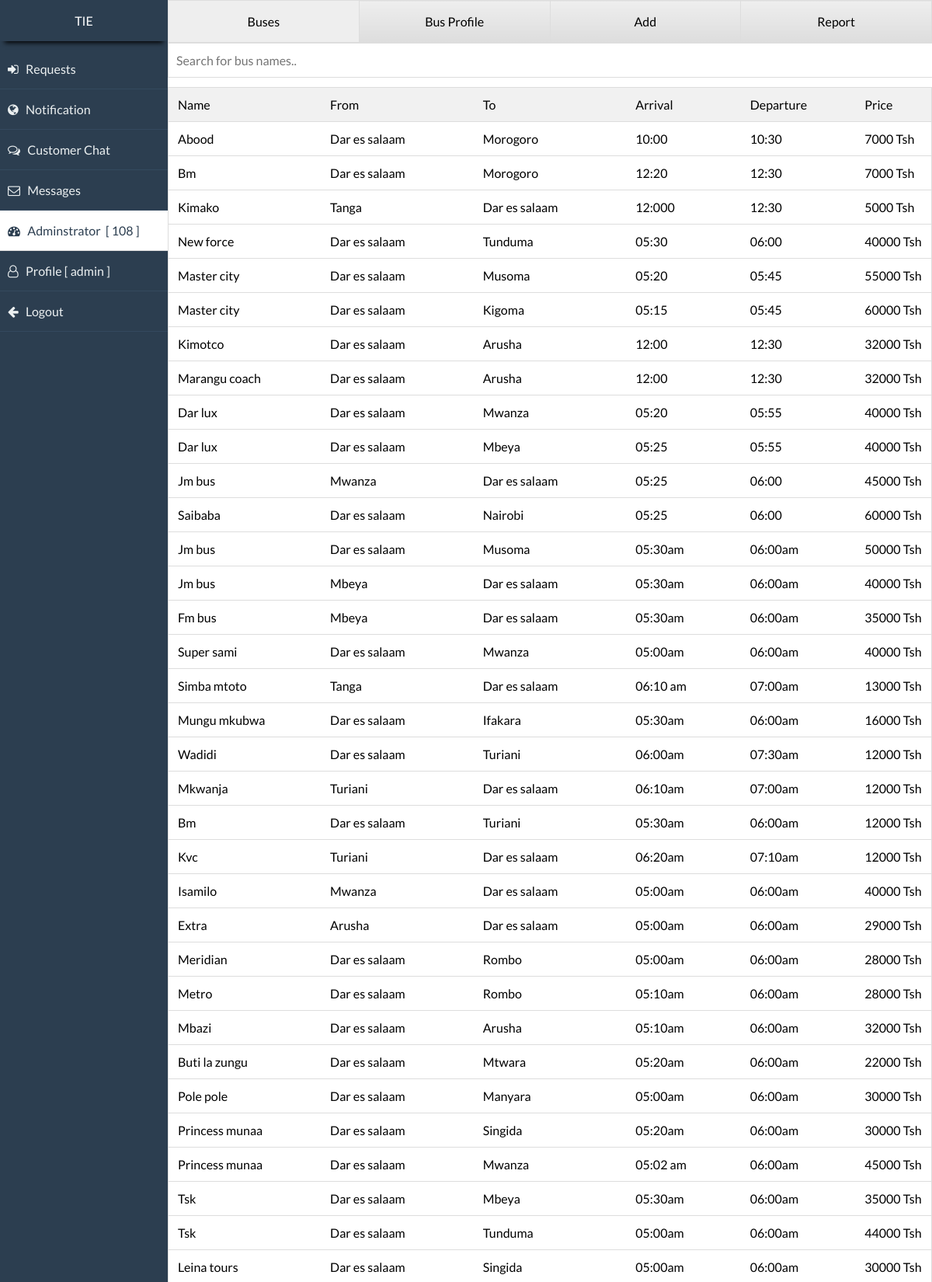
The app's page /tiebus/private/admin.php (signed in, upper part) with its own data.
### tables this page shows
CREATE TABLE `lg_info` (
  `ID` int(255) NOT NULL,
  `uname` varchar(50) NOT NULL,
  `password` varchar(50) NOT NULL,
  `user_type` varchar(10) NOT NULL DEFAULT 'Normal',
  `Active` int(5) NOT NULL DEFAULT '0'
);

CREATE TABLE `bus_info` (
  `ID` int(50) NOT NULL,
  `bName` varchar(30) NOT NULL,
  `bFrom` varchar(20) NOT NULL,
  `bTo` varchar(20) NOT NULL,
  `price` varchar(30) NOT NULL,
  `aTime` varchar(20) NOT NULL,
  `dTime` varchar(20) NOT NULL,
  `description` text NOT NULL,
  `ratings` int(10) NOT NULL,
  `done` varchar(10) NOT NULL DEFAULT 'not-done',
  `contact_info` text NOT NULL,
  `about_bus` text NOT NULL
);

### tiebus/private/session.php (called while the page is built, shortened)
<?php
   include("../database/db.php");
   $user_check = $_SESSION['login_user'];
   $ses_sql = mysqli_query($conn,"select uname from lg_info where uname = '$user_check' ");
   $row = mysqli_fetch_array($ses_sql,MYSQLI_ASSOC);
   $login_session = $row['uname'];
?>

### tiebus/private/admin.php (the view, shortened to what this page needs)
<?php  include('session.php');?>
<?php
	$sql_bus = "SELECT * FROM bus_info";
	$result_bus = mysqli_query($conn,$sql_bus);
	$bus_count = mysqli_num_rows($result_bus);
?>
<!DOCTYPE html>
<html>
<head>
	<link rel="stylesheet" type="text/css" href="../css/font-awesome.css">
	<link rel="stylesheet" type="text/css" href="css/style.css">
</head>
<body onload="adminbuses()">
	<div class="desktop">
		<div class="table">
			<table width="100%">
				<tr>
					<td id="navigation">
						<div class="navigation-header">TIE</div>
						<div class="nav-contents">
							<ul>
								<a href="index.php"><li><i class="fa fa-sign-in" aria-hidden="true"></i> &nbsp Requests</li></a>
								<a href="notification.php"><li><i class="fa fa-globe" aria-hidden="true"></i> &nbsp Notification</li></a>
								<a href="customerchat.php"><li><i class="fa fa-comments-o" aria-hidden="true"></i> &nbsp Customer Chat</li></a>
								<a href="message.php"><li><i class="fa fa-envelope-o" aria-hidden="true"></i> &nbsp Messages</li></a>
								<a href="admin.php"><li class="active"><i class="fa fa-tachometer" aria-hidden="true"></i> &nbsp Adminstrator &nbsp[ <?php echo $bus_count; ?> ]</li></a>
								<a href="profile.php"><li><i class="fa fa-user-o" aria-hidden="true"></i> &nbsp Profile [ <?php echo $login_session;?> ]</li></a>
								<a href="logout.php"><li><i class="fa fa-arrow-left" aria-hidden="true"></i> &nbsp Logout</li></a>
							</ul>
						</div>
					</td>
					<td id="main">
						<div class="main-contents-admin">
							<nav>
							<table width="100%">
								<tr>
									<td width="25%" id="bus" class="activee">Buses</td>
									<td width="25%" id="bprofile">Bus Profile</td>
									<td width="25%" id="add">Add</td>
									<td width="25%" id="report">Report</td>
								</tr>
							</table>
							</nav>
							<section>
								<div class="buses">
									 <input type="text" id="myInput" onkeyup="myFunction()" placeholder="Search for bus names..">
										<table id="myTable">
										  <tr class="header">
										    <th style="width:20%;">Name</th>
										    <th style="width:20%;">From</th>
										    <th style="width:20%;">To</th>
										    <th style="width:15%;">Arrival</th>
										    <th style="width:15%;">Departure</th>
										    <th style="width:10%;">Price</th>
										  </tr>
										  	<?php while($businfo = mysqli_fetch_assoc($result_bus)):?>
										  <tr>
										    <td><?php echo ucfirst(strtolower($businfo['bName'])); ?></td>
										    <td><?php echo ucfirst(strtolower($businfo['bFrom'])); ?></td>
										    <td><?php echo ucfirst(strtolower($businfo['bTo'])); ?></td>
										    <td><?php echo strtolower($businfo['aTime']); ?></td>
										    <td><?php echo strtolower($businfo['dTime']); ?></td>
										    <td><?php echo $businfo['price']; ?> Tsh</td>
										  </tr>
											<?php endwhile;?>
										</table>
								</div>
							</section>
						</div>
					</td>
				</tr>
			</table>
		</div>
	</div>
</body>
</html>

### tiebus/private/css/style.css (style rules this page uses)
* { padding:0px; margin:0px; font-family: 'Lato', sans-serif; }
body { font-family: 'Lato', sans-serif; }
a { text-decoration: none !important; }
ul li { list-style: none; }
.table table,.table table tr,.table table tr td { border:1px solid #000; border-collapse: collapse; border-top: none; border-left: none; border-right: none; border-bottom: none; }
#navigation { width: 18%; background:#2c3e50; position: absolute; top: 0px; bottom: 0px; }
.navigation-header { color: #fff; text-align: center; padding:17px 0px; box-shadow: 0 8px 6px -6px #000; }
.nav-contents { text-align: center; position: relative; margin-top: 10px; }
.nav-contents ul li { list-style: none; text-align: left; border-bottom: 1px solid #34495e; padding:16px 10px; cursor: pointer; color:#ecf0f1; font-size: 16px; }
.active { background: #fff; color:#2c3e50 !important; border-bottom: 1px solid #ddd !important; }
#main { height: 100vh; position: absolute; right: 0px; width: 82%; overflow: auto; }
.main-contents-admin { width: 100%; margin-right: auto; margin-left: auto; }
nav table,nav table tr,nav table tr td { border:1px solid #ddd !important; text-align: center; border-top: none; border-left: none; }
nav table tr td:last-child { border-right:none; }
nav table tr td { padding:17px 0px; font-family: 'Lato', sans-serif; background: linear-gradient(#eee,#ddd); cursor: pointer; }
.activee { background: #eee !important; }
.buses #myInput { background-position: 10px 12px; background-repeat: no-repeat; width: 97.1%; font-size: 16px; padding: 12px 20px 12px 10px; border: 1px solid #ddd; margin-bottom: 12px; font-family: 'Lato', sans-serif; }
.buses #myTable { border-collapse: collapse; width: 100%; border: 1px solid #ddd; font-size: 16px; font-family: 'Lato', sans-serif; }
.buses #myTable th, .buses #myTable td { text-align: left; padding: 12px; font-weight: normal; font-family: 'Lato', sans-serif; }
.buses #myTable tr { border-bottom: 1px solid #ddd; }
.buses #myTable tr.header,.buses #myTable tr:hover { background-color: #f1f1f1; }

### records on screen
lg_info: uname "admin"
bus_info: bName "Abood", bFrom "Dar es salaam", bTo "Morogoro", aTime "10:00", dTime "10:30", price "7000"
bus_info: bName "Bm", bFrom "Dar es salaam", bTo "Morogoro", aTime "12:20", dTime "12:30", price "7000"
bus_info: bName "Kimako", bFrom "Tanga", bTo "Dar es salaam", aTime "12:000", dTime "12:30", price "5000"
bus_info: bName "New force", bFrom "Dar es salaam", bTo "Tunduma", aTime "05:30", dTime "06:00", price "40000"
bus_info: bName "Master city", bFrom "Dar es salaam", bTo "Musoma", aTime "05:20", dTime "05:45", price "55000"
bus_info: bName "Master city", bFrom "Dar es salaam", bTo "Kigoma", aTime "05:15", dTime "05:45", price "60000"
bus_info: bName "Kimotco", bFrom "Dar es salaam", bTo "Arusha", aTime "12:00", dTime "12:30", price "32000"
bus_info: bName "Marangu coach", bFrom "Dar es salaam", bTo "Arusha", aTime "12:00", dTime "12:30", price "32000"
bus_info: bName "Dar lux", bFrom "Dar es salaam", bTo "Mwanza", aTime "05:20", dTime "05:55", price "40000"
bus_info: bName "Dar lux", bFrom "Dar es salaam", bTo "Mbeya", aTime "05:25", dTime "05:55", price "40000"
bus_info: bName "Jm bus", bFrom "Mwanza", bTo "Dar es salaam", aTime "05:25", dTime "06:00", price "45000"
bus_info: bName "Saibaba", bFrom "Dar es salaam", bTo "Nairobi", aTime "05:25", dTime "06:00", price "60000"
bus_info: bName "Jm bus", bFrom "Dar es salaam", bTo "Musoma", aTime "05:30am", dTime "06:00am", price "50000"
bus_info: bName "Jm bus", bFrom "Mbeya", bTo "Dar es salaam", aTime "05:30am", dTime "06:00am", price "40000"
bus_info: bName "Fm bus", bFrom "Mbeya", bTo "Dar es salaam", aTime "05:30am", dTime "06:00am", price "35000"
bus_info: bName "Super sami", bFrom "Dar es salaam", bTo "Mwanza", aTime "05:00am", dTime "06:00am", price "40000"
bus_info: bName "Simba mtoto", bFrom "Tanga", bTo "Dar es salaam", aTime "06:10 am", dTime "07:00am", price "13000"
bus_info: bName "Mungu mkubwa", bFrom "Dar es salaam", bTo "Ifakara", aTime "05:30am", dTime "06:00am", price "16000"
bus_info: bName "Wadidi", bFrom "Dar es salaam", bTo "Turiani", aTime "06:00am", dTime "07:30am", price "12000"
bus_info: bName "Mkwanja", bFrom "Turiani", bTo "Dar es salaam", aTime "06:10am", dTime "07:00am", price "12000"
bus_info: bName "Bm", bFrom "Dar es salaam", bTo "Turiani", aTime "05:30am", dTime "06:00am", price "12000"
bus_info: bName "Kvc", bFrom "Turiani", bTo "Dar es salaam", aTime "06:20am", dTime "07:10am", price "12000"
bus_info: bName "Isamilo", bFrom "Mwanza", bTo "Dar es salaam", aTime "05:00am", dTime "06:00am", price "40000"
bus_info: bName "Extra", bFrom "Arusha", bTo "Dar es salaam", aTime "05:00am", dTime "06:00am", price "29000"
bus_info: bName "Meridian", bFrom "Dar es salaam", bTo "Rombo", aTime "05:00am", dTime "06:00am", price "28000"
bus_info: bName "Metro", bFrom "Dar es salaam", bTo "Rombo", aTime "05:10am", dTime "06:00am", price "28000"
bus_info: bName "Mbazi", bFrom "Dar es salaam", bTo "Arusha", aTime "05:10am", dTime "06:00am", price "32000"
bus_info: bName "Buti la zungu", bFrom "Dar es salaam", bTo "Mtwara", aTime "05:20am", dTime "06:00am", price "22000"
bus_info: bName "Pole pole", bFrom "Dar es salaam", bTo "Manyara", aTime "05:00am", dTime "06:00am", price "30000"
bus_info: bName "Princess munaa", bFrom "Dar es salaam", bTo "Singida", aTime "05:20am", dTime "06:00am", price "30000"
bus_info: bName "Princess munaa", bFrom "Dar es salaam", bTo "Mwanza", aTime "05:02 am", dTime "06:00am", price "45000"
bus_info: bName "Tsk", bFrom "Dar es salaam", bTo "Mbeya", aTime "05:30am", dTime "06:00am", price "35000"
bus_info: bName "Tsk", bFrom "Dar es salaam", bTo "Tunduma", aTime "05:00am", dTime "06:00am", price "44000"
bus_info: bName "Leina tours", bFrom "Dar es salaam", bTo "Singida", aTime "05:00am", dTime "06:00am", price "30000"

### other values on screen
$bus_count "108"
